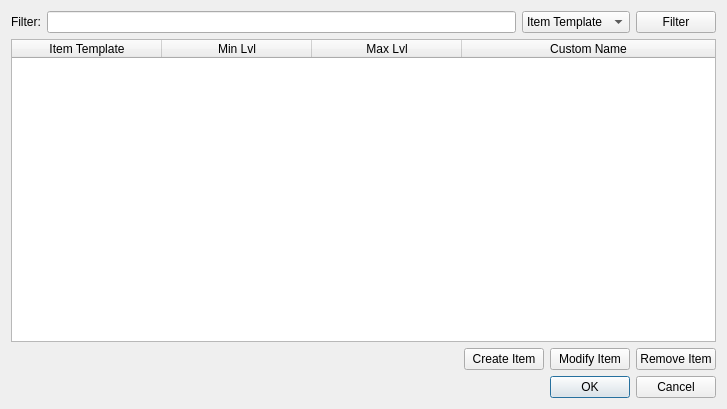
<?xml version="1.0" encoding="UTF-8"?>
<ui version="4.0">
 <class>LootItemTemplateManager</class>
 <widget class="QDialog" name="LootItemTemplateManager">
  <property name="geometry">
   <rect>
    <x>0</x>
    <y>0</y>
    <width>727</width>
    <height>409</height>
   </rect>
  </property>
  <property name="sizePolicy">
   <sizepolicy hsizetype="Fixed" vsizetype="Fixed">
    <horstretch>0</horstretch>
    <verstretch>0</verstretch>
   </sizepolicy>
  </property>
  <property name="windowTitle">
   <string>Manage Loot Item Tempaltes</string>
  </property>
  <layout class="QVBoxLayout" name="verticalLayout">
   <item>
    <layout class="QGridLayout" name="gridLayout">
     <item row="0" column="0">
      <widget class="QLabel" name="label_Filter">
       <property name="text">
        <string>Filter:</string>
       </property>
      </widget>
     </item>
     <item row="0" column="2">
      <widget class="QComboBox" name="comboBox_FilterType">
       <property name="minimumSize">
        <size>
         <width>100</width>
         <height>0</height>
        </size>
       </property>
       <item>
        <property name="text">
         <string>Item Template</string>
        </property>
       </item>
       <item>
        <property name="text">
         <string>Min Lvl</string>
        </property>
       </item>
       <item>
        <property name="text">
         <string>Max Lvl</string>
        </property>
       </item>
       <item>
        <property name="text">
         <string>Custom Name</string>
        </property>
       </item>
      </widget>
     </item>
     <item row="0" column="3">
      <widget class="QPushButton" name="pushButton_Filter">
       <property name="text">
        <string>Filter</string>
       </property>
      </widget>
     </item>
     <item row="0" column="1">
      <widget class="QLineEdit" name="lineEdit_Filter"/>
     </item>
    </layout>
   </item>
   <item>
    <layout class="QGridLayout" name="gridLayout_2">
     <item row="0" column="0" colspan="4">
      <widget class="QTableWidget" name="tableWidget">
       <property name="palette">
        <palette>
         <active>
          <colorrole role="AlternateBase">
           <brush brushstyle="SolidPattern">
            <color alpha="255">
             <red>246</red>
             <green>246</green>
             <blue>246</blue>
            </color>
           </brush>
          </colorrole>
         </active>
         <inactive>
          <colorrole role="AlternateBase">
           <brush brushstyle="SolidPattern">
            <color alpha="255">
             <red>246</red>
             <green>246</green>
             <blue>246</blue>
            </color>
           </brush>
          </colorrole>
         </inactive>
         <disabled>
          <colorrole role="AlternateBase">
           <brush brushstyle="SolidPattern">
            <color alpha="255">
             <red>246</red>
             <green>246</green>
             <blue>246</blue>
            </color>
           </brush>
          </colorrole>
         </disabled>
        </palette>
       </property>
       <property name="font">
        <font>
         <pointsize>9</pointsize>
        </font>
       </property>
       <property name="editTriggers">
        <set>QAbstractItemView::NoEditTriggers</set>
       </property>
       <property name="alternatingRowColors">
        <bool>true</bool>
       </property>
       <property name="selectionMode">
        <enum>QAbstractItemView::SingleSelection</enum>
       </property>
       <property name="selectionBehavior">
        <enum>QAbstractItemView::SelectRows</enum>
       </property>
       <property name="textElideMode">
        <enum>Qt::ElideRight</enum>
       </property>
       <property name="wordWrap">
        <bool>false</bool>
       </property>
       <attribute name="horizontalHeaderDefaultSectionSize">
        <number>150</number>
       </attribute>
       <attribute name="horizontalHeaderMinimumSectionSize">
        <number>35</number>
       </attribute>
       <attribute name="horizontalHeaderStretchLastSection">
        <bool>true</bool>
       </attribute>
       <attribute name="verticalHeaderVisible">
        <bool>false</bool>
       </attribute>
       <attribute name="verticalHeaderDefaultSectionSize">
        <number>20</number>
       </attribute>
       <attribute name="verticalHeaderMinimumSectionSize">
        <number>20</number>
       </attribute>
       <column>
        <property name="text">
         <string>Item Template</string>
        </property>
       </column>
       <column>
        <property name="text">
         <string>Min Lvl</string>
        </property>
       </column>
       <column>
        <property name="text">
         <string>Max Lvl</string>
        </property>
       </column>
       <column>
        <property name="text">
         <string>Custom Name</string>
        </property>
       </column>
      </widget>
     </item>
     <item row="1" column="0">
      <spacer name="horizontalSpacer">
       <property name="orientation">
        <enum>Qt::Horizontal</enum>
       </property>
       <property name="sizeHint" stdset="0">
        <size>
         <width>40</width>
         <height>20</height>
        </size>
       </property>
      </spacer>
     </item>
     <item row="1" column="1">
      <widget class="QPushButton" name="pushButton_Create">
       <property name="text">
        <string>Create Item</string>
       </property>
      </widget>
     </item>
     <item row="1" column="2">
      <widget class="QPushButton" name="pushButton_Modify">
       <property name="text">
        <string>Modify Item</string>
       </property>
      </widget>
     </item>
     <item row="1" column="3">
      <widget class="QPushButton" name="pushButton_Remove">
       <property name="text">
        <string>Remove Item</string>
       </property>
      </widget>
     </item>
    </layout>
   </item>
   <item>
    <widget class="QDialogButtonBox" name="buttonBox">
     <property name="orientation">
      <enum>Qt::Horizontal</enum>
     </property>
     <property name="standardButtons">
      <set>QDialogButtonBox::Cancel|QDialogButtonBox::Ok</set>
     </property>
    </widget>
   </item>
  </layout>
 </widget>
 <resources/>
 <connections>
  <connection>
   <sender>buttonBox</sender>
   <signal>accepted()</signal>
   <receiver>LootItemTemplateManager</receiver>
   <slot>accept()</slot>
   <hints>
    <hint type="sourcelabel">
     <x>248</x>
     <y>254</y>
    </hint>
    <hint type="destinationlabel">
     <x>157</x>
     <y>274</y>
    </hint>
   </hints>
  </connection>
  <connection>
   <sender>buttonBox</sender>
   <signal>rejected()</signal>
   <receiver>LootItemTemplateManager</receiver>
   <slot>reject()</slot>
   <hints>
    <hint type="sourcelabel">
     <x>316</x>
     <y>260</y>
    </hint>
    <hint type="destinationlabel">
     <x>286</x>
     <y>274</y>
    </hint>
   </hints>
  </connection>
 </connections>
</ui>
